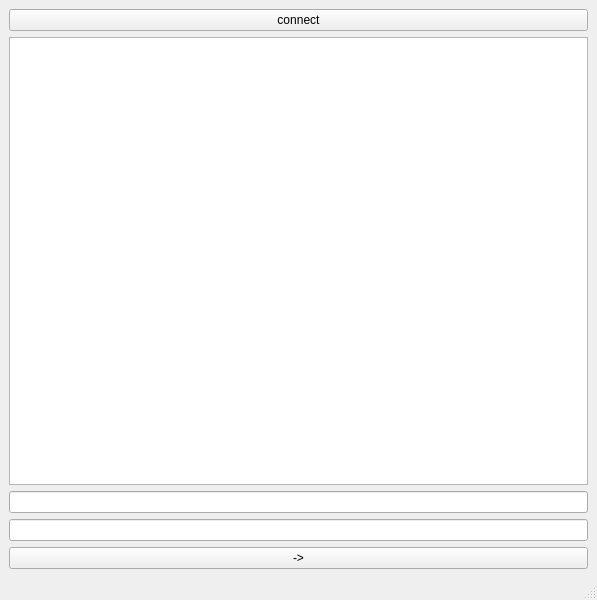
<?xml version="1.0" encoding="UTF-8"?>
<ui version="4.0">
 <class>MainWindow</class>
 <widget class="QMainWindow" name="MainWindow">
  <property name="geometry">
   <rect>
    <x>0</x>
    <y>0</y>
    <width>597</width>
    <height>600</height>
   </rect>
  </property>
  <property name="windowTitle">
   <string>MainWindow</string>
  </property>
  <widget class="QWidget" name="centralwidget">
   <layout class="QVBoxLayout" name="verticalLayout">
    <item>
     <widget class="QPushButton" name="pushButton">
      <property name="text">
       <string>connect</string>
      </property>
     </widget>
    </item>
    <item>
     <widget class="QTextBrowser" name="textBrowser"/>
    </item>
    <item>
     <widget class="QLineEdit" name="lineEdit"/>
    </item>
    <item>
     <widget class="QLineEdit" name="lineEdit_2"/>
    </item>
    <item>
     <widget class="QPushButton" name="pushButton_2">
      <property name="text">
       <string>-&gt;</string>
      </property>
     </widget>
    </item>
   </layout>
  </widget>
  <widget class="QMenuBar" name="menubar">
   <property name="geometry">
    <rect>
     <x>0</x>
     <y>0</y>
     <width>597</width>
     <height>24</height>
    </rect>
   </property>
  </widget>
  <widget class="QStatusBar" name="statusbar"/>
 </widget>
 <resources/>
 <connections/>
</ui>
